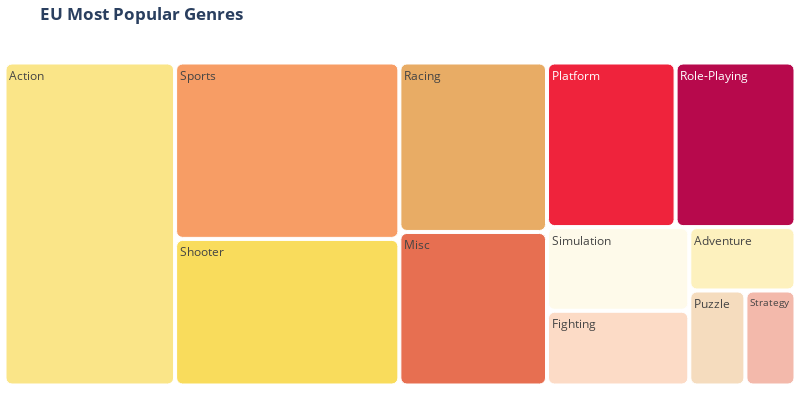

Notebook source saved alongside this figure:
### Code cell
colors = ['#fae588','#f79d65','#f9dc5c','#e8ac65','#e76f51','#ef233c','#b7094c'] 

fig = px.treemap(videogames, path=['Genre'],values='EU_Sales', width=800, height=400, title = '<b>EU Most Popular Genres<b>')
fig.update_layout(
    treemapcolorway = colors, 
    margin = dict(t=40, l=0, r=0, b=10)
)
fig.update_traces(marker=dict(cornerradius=10))
fig.show()

### Figure 1 — Plotly figure (JSON) as saved in the notebook; plotly's stock layout.template omitted (floating-point values rounded to 4 significant figures)
{"data": [{"branchvalues": "total", "domain": {"x": [0, 1], "y": [0, 1]}, "hovertemplate": "labels=%{label}<br>EU_Sales=%{value}<br>parent=%{parent}<br>id=%{id}<extra></extra>", "ids": ["Action", "Adventure", "Fighting", "Misc", "Platform", "Puzzle", "Racing", "Role-Playing", "Shooter", "Simulation", "Sports", "Strategy"], "labels": ["Action", "Adventure", "Fighting", "Misc", "Platform", "Puzzle", "Racing", "Role-Playing", "Shooter", "Simulation", "Sports", "Strategy"], "marker": {"cornerradius": 10}, "name": "", "parents": ["", "", "", "", "", "", "", "", "", "", "", ""], "type": "treemap", "values": [525, 64.13, 101.3, 216.0, 201.6, 50.78, 238.4, 188.1, 313.3, 113.4, 376.9, 45.34]}], "layout": {"height": 400, "legend": {"tracegroupgap": 0}, "margin": {"b": 10, "l": 0, "r": 0, "t": 40}, "title": {"text": "<b>EU Most Popular Genres<b>"}, "treemapcolorway": ["#fae588", "#f79d65", "#f9dc5c", "#e8ac65", "#e76f51", "#ef233c", "#b7094c"], "width": 800}}
